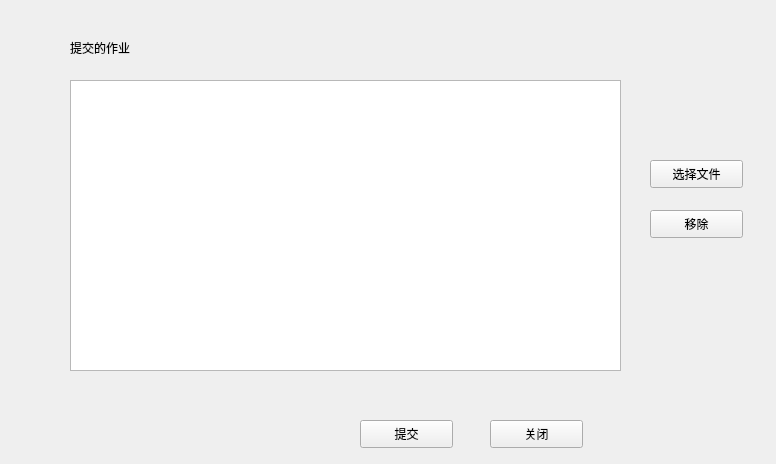
<?xml version="1.0" encoding="UTF-8"?>
<ui version="4.0">
 <class>CommitFileWindow</class>
 <widget class="QWidget" name="CommitFileWindow">
  <property name="geometry">
   <rect>
    <x>0</x>
    <y>0</y>
    <width>776</width>
    <height>464</height>
   </rect>
  </property>
  <property name="windowTitle">
   <string>提交作业：选择一个或多个文件</string>
  </property>
  <widget class="QTableWidget" name="fileTable">
   <property name="geometry">
    <rect>
     <x>70</x>
     <y>80</y>
     <width>551</width>
     <height>291</height>
    </rect>
   </property>
  </widget>
  <widget class="QPushButton" name="chooseFileBtn">
   <property name="geometry">
    <rect>
     <x>650</x>
     <y>160</y>
     <width>93</width>
     <height>28</height>
    </rect>
   </property>
   <property name="text">
    <string>选择文件</string>
   </property>
  </widget>
  <widget class="QPushButton" name="removeFileBtn">
   <property name="geometry">
    <rect>
     <x>650</x>
     <y>210</y>
     <width>93</width>
     <height>28</height>
    </rect>
   </property>
   <property name="text">
    <string>移除</string>
   </property>
  </widget>
  <widget class="QPushButton" name="commitBtn">
   <property name="geometry">
    <rect>
     <x>360</x>
     <y>420</y>
     <width>93</width>
     <height>28</height>
    </rect>
   </property>
   <property name="text">
    <string>提交</string>
   </property>
  </widget>
  <widget class="QPushButton" name="closeBtn">
   <property name="geometry">
    <rect>
     <x>490</x>
     <y>420</y>
     <width>93</width>
     <height>28</height>
    </rect>
   </property>
   <property name="text">
    <string>关闭</string>
   </property>
  </widget>
  <widget class="QLabel" name="label">
   <property name="geometry">
    <rect>
     <x>70</x>
     <y>40</y>
     <width>101</width>
     <height>16</height>
    </rect>
   </property>
   <property name="text">
    <string>提交的作业</string>
   </property>
  </widget>
 </widget>
 <resources/>
 <connections/>
</ui>
